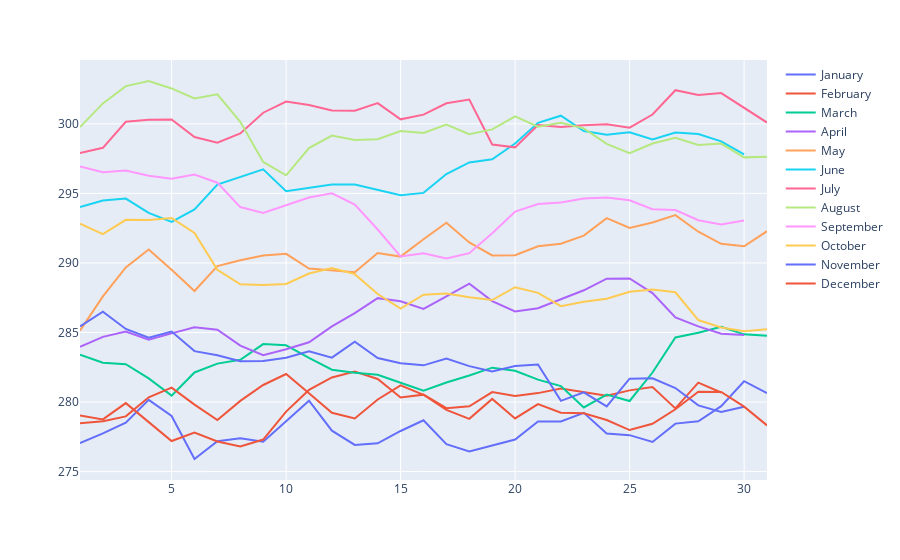

Notebook cell for this chart:
### Code cell
display_monthly_averaged_data(df_madrid_list,months_list,'temp')
